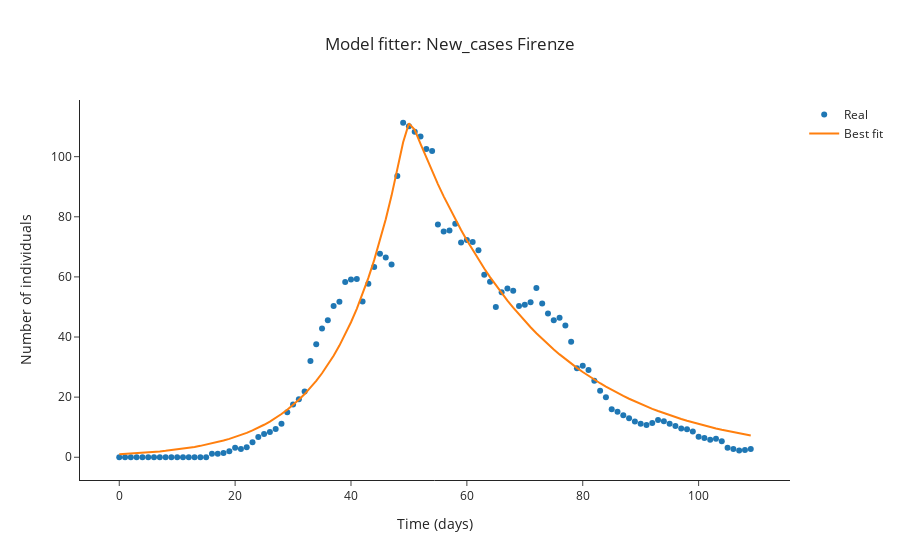

Notebook source saved alongside this figure:
### Code cell
general_plot(t=x_data,
             title='Model fitter: ' + compart + ' ' + province,
             data=[result.data, result.best_fit], 
             names=['Real', 'Best fit'],
             modes=['markers', 'lines'],
             blend_legend=False,
             output_image=False)
